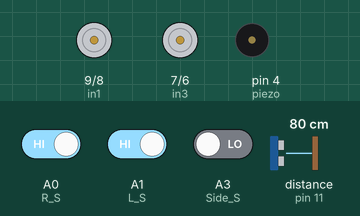
Recording of a sketch running on a simulated Arduino Uno, built with avr-gcc and run on an emulated ATmega328P. Parts: motor-driver pin pairs drawn as motors (green arrow = first pin HIGH = forward, orange = second pin HIGH = backward, longer = more drive, scaled by the enable pin), buzzer (waves = sounding, pin HIGH). Wiring (inferred from the names in the program): ultrasonic range finder: trigger pin 12; echo pin 11. The test bench sets the inputs (shaded band); at power-on: A0 (R_S) HIGH, A1 (L_S) HIGH, A3 (Side_S) LOW, distance to the obstacle (sensor on pin 11) 80 cm. The echo pulse lasts 58.3 µs per cm; pins used as bus, display or sensor lines are not drawn; what the sketch prints to the serial monitor is not drawn.

Above: at 1.2 s.
1.3 s: A0 (R_S) driven LOW
At 2.5 s:
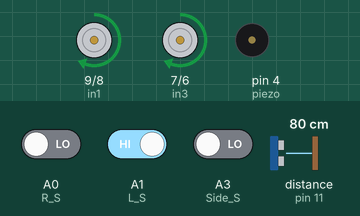
2.8 s: A1 (L_S) driven LOW
At 4.0 s:
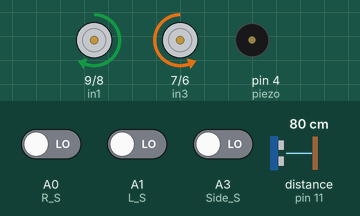
4.3 s: A0 (R_S) driven HIGH
At 5.2 s:
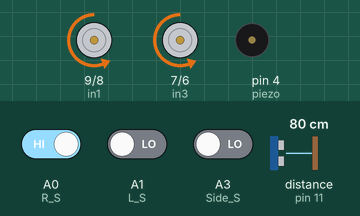
5.8 s: A3 (Side_S) driven HIGH
At 6.6 s:
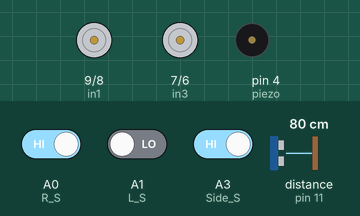
Timing chart, 0 to 8.4 s (numbered marks = the images above; inputs shaded):
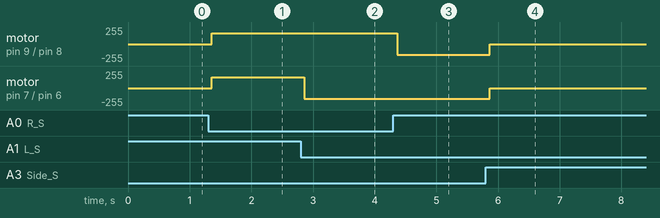

The sketch:

Line_tracer.ino
```cpp
#include <SoftwareSerial.h>

SoftwareSerial GM65(2,3); // GM65는 소프트웨어 시리얼을 계속 사용

#define enA 10//Enable1 L298 Pin enA
#define in1 9 // 전진
#define in2 8 // 후진
#define in3 7 // 후진
#define in4 6 // 전진
#define enB 5 //Enable2 L298 Pin enB

#define R_S A0 //ir sensor Right
#define L_S A1 //ir sensor Left
#define Side_S A3

#define piezo 4  // 수동부저

#define trigPin 12 // 초음파 센서의 Trig 핀
#define echoPin 11 // 초음파 센서의 Echo 핀

#define safeDistance 10 // 사람을 감지하는 안전 거리

int Command = 0;
int i=0;
int tempCommand = 0;
String barcode = "";

long duration;
int distance;

void setup(){ // put your setup code here, to run once
  Serial.begin(9600);
  GM65.begin(9600);


  pinMode(R_S, INPUT);
  pinMode(L_S, INPUT);
  pinMode(Side_S, INPUT);


  pinMode(enA, OUTPUT);
  pinMode(in1, OUTPUT);
  pinMode(in2, OUTPUT);
  pinMode(in3, OUTPUT);
  pinMode(in4, OUTPUT);
  pinMode(enB, OUTPUT);

  pinMode(trigPin, OUTPUT);
  pinMode(echoPin, INPUT);

  pinMode(piezo, OUTPUT);

  analogWrite(enA, 160); // 모터 세기 조절
  analogWrite(enB, 160); // 모터 세기 조절
}

void forword(){  //forword
  digitalWrite(in1, HIGH); //Right Motor forword Pin
  digitalWrite(in2, LOW);  //Right Motor backword Pin
  digitalWrite(in3, LOW);  //Left Motor backword Pin
  digitalWrite(in4, HIGH); //Left Motor forword Pin
}

void turnRight(){ //turnRight
  digitalWrite(in1, LOW);
  digitalWrite(in2, HIGH);
  digitalWrite(in3, LOW);
  digitalWrite(in4, HIGH);
}

void right_angle(){ //turnRight
  digitalWrite(in1, LOW);
  digitalWrite(in2, LOW);
  digitalWrite(in3, LOW);
  digitalWrite(in4, HIGH);
}

void turnLeft(){ //turnLeft
  digitalWrite(in1, HIGH);
  digitalWrite(in2, LOW);
  digitalWrite(in3, HIGH);
  digitalWrite(in4, LOW);
}

void left_angle(){ //turnLeft
  digitalWrite(in1, HIGH);
  digitalWrite(in2, LOW);
  digitalWrite(in3, LOW);
  digitalWrite(in4, LOW);
}

void Stop(){ //stop
  digitalWrite(in1, LOW);
  digitalWrite(in2, LOW);
  digitalWrite(in3, LOW);
  digitalWrite(in4, LOW);
}

void read_sensor_values()
{
  if(digitalRead(Side_S) == 1) {
    Command = 5; //STOP
  }

  else if((digitalRead(R_S) == 0)&&(digitalRead(L_S) == 0)) {
    Command = 1;  // 전진
  }

  else if((digitalRead(R_S) == 1)&&(digitalRead(L_S) == 0)&&(digitalRead(Side_S) == 0)) {
    Command = 2;  // 오른쪽으로 라인 맞추기
  }

  else if((digitalRead(R_S) == 0)&&(digitalRead(L_S) == 1)&&(digitalRead(Side_S) == 0)) {
    Command = 3;  // 왼쪽으로 라인 맞추기
  }

  else if((digitalRead(R_S) == 1)&&(digitalRead(L_S) == 1)) {
    Command = 4;  // STOP
  }

}

void scanBarcode() {
  Serial.println("scanBarcode");

  while (barcode == "") {
    while (GM65.available()) {
        String barcode_Data = GM65.readStringUntil('\n');
        Serial.print("read : ");
        Serial.println(barcode_Data);
        barcode_Data.trim();  // trim 함수를 수정하였습니다.
        barcode = barcode_Data;

    }
  }
}

void send_HW_Serial() {

  char barcode_char = barcode.charAt(0); // String을 char로 변환합니다.
  Serial.write(barcode_char);
  Serial.flush();

  Serial.print("HW_Serial: ");
  Serial.println(barcode_char);

}


void Get_QR_Code_Landing_Point() {

  scanBarcode();

  // Check the barcode value and set tempCommand accordingly
  if(barcode == "a") {
      tempCommand = 100;

  }
  else if(barcode == "b") {
      tempCommand = 200;

  }
}

//부저음 울리기
void landing() {

  Serial.println("Piezo_Ring");

  digitalWrite(piezo, HIGH);
  delay(1000);
  digitalWrite(piezo, LOW);
  delay(1000);

  Serial.println("Piezo_Ring");

}

void turn_Corner() {
  if(i==0) {

      if(tempCommand == 100){ //우회전 하는 코드
        right_angle();
        delay(2200);
        forword();
        delay(100);
      }

      else if(tempCommand == 200){ //좌회전 하는 코드
        left_angle();
        delay(2200);
        forword();
        delay(100);
      }

      i++;
      read_sensor_values();
      return;
    }

  else if(i==1) {
      landing();

      // landing지점 벗어나기
      forword();
      delay(100);

      i=0;
      barcode = "";
      read_sensor_values();
      return;
  }
}

void Ultrasonic_Waves() {

  digitalWrite(trigPin, LOW);
  delayMicroseconds(2);
  digitalWrite(trigPin, HIGH);
  delayMicroseconds(10);
  digitalWrite(trigPin, LOW);

  duration = pulseIn(echoPin, HIGH);
  distance = duration * 0.034 / 2; // 음속을 사용해서 거리 계산

  Serial.print("Distance: ");
  Serial.println(distance);

  if (distance < safeDistance) {
    Command = 4;
  }

}

void loop(){

  read_sensor_values();
  Ultrasonic_Waves();
  send_HW_Serial();

  if(Command == 1){
    forword();
    Serial.println("command1");
    }
  if(Command == 2){
    turnRight();
    Serial.println("command2");
    }

  if(Command == 3){
    turnLeft();
    Serial.println("command3");
    }

  if(Command == 4){
    Stop();

    Serial.println("command4");
    }

  if(Command == 5){
      Serial.println("command5");
      Stop();
      Get_QR_Code_Landing_Point();
      turn_Corner();
    }
}
```

Measured:
- after the input at 1.3 s, motor on pin 9 (in1) / pin 8 (in2), motor on pin 7 (in3) / pin 6 (in4): stopped → forward 160/255 after 0.06 s
- after the input at 2.8 s, motor on pin 7 (in3) / pin 6 (in4): forward 160/255 → backward 160/255 after 0.06 s
- after the input at 4.3 s, motor on pin 9 (in1) / pin 8 (in2): forward 160/255 → backward 160/255 after 0.06 s
- after the input at 5.8 s, motor on pin 9 (in1) / pin 8 (in2), motor on pin 7 (in3) / pin 6 (in4): backward 160/255 → stopped after 0.06 s
